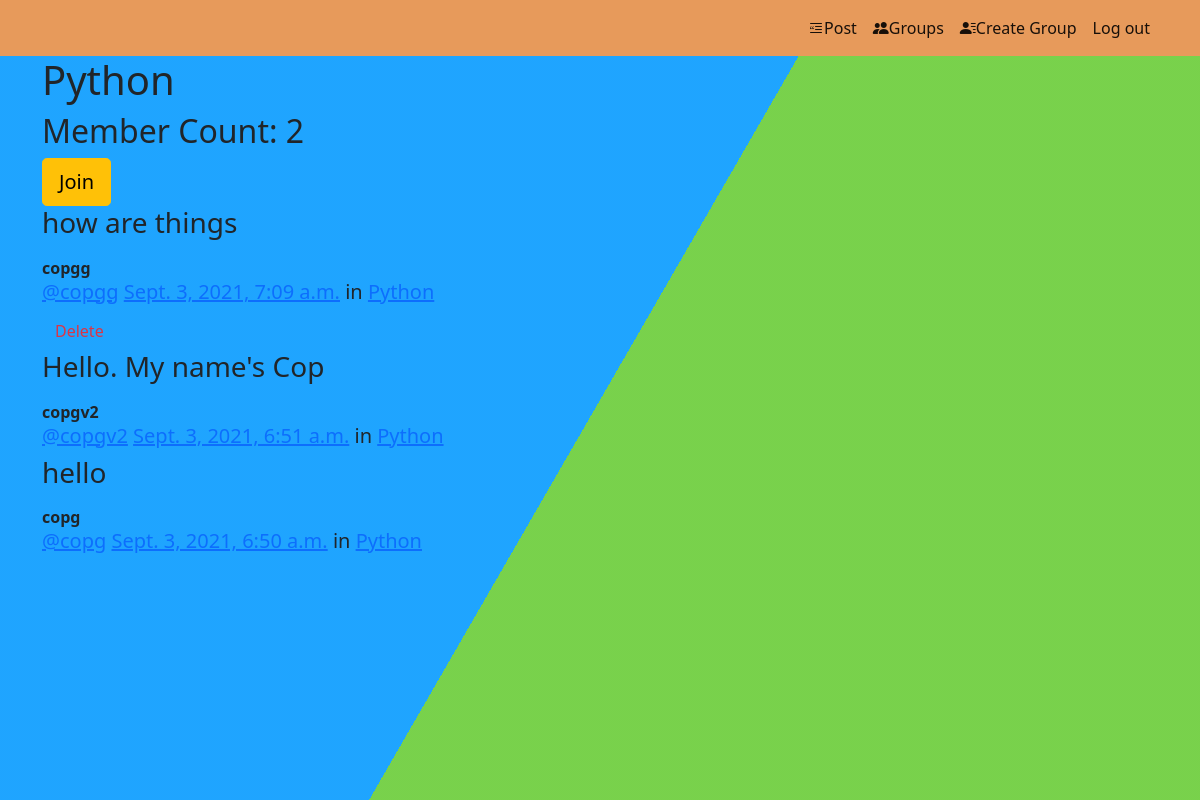
Page /groups/posts/in/python/ (signed in) on the committed database.
### groups/models.py (models this page shows, shortened)
class Group(models.Model):
    name = models.CharField(max_length=256,unique=True)
    slug = models.SlugField(max_length=256,unique=True)
    description = models.TextField(default='',blank=True)
    description_html = models.TextField(editable=False, default='', blank=True)
    members = models.ManyToManyField(User,through='GroupMember')
    class Meta:
        ordering = ['name']

### posts/models.py (models this page shows, shortened)
class Post(models.Model):
    user = models.ForeignKey(User, related_name='posts',
                             on_delete=models.CASCADE)
    created_at = models.DateTimeField(auto_now=True)
    message = models.TextField()
    message_html = models.TextField(editable=False)
    group = models.ForeignKey(
        Group, related_name='posts', null=True, blank=True, on_delete=models.CASCADE)
    class Meta:
        ordering = ["-created_at"]
        unique_together = ['user', 'message']

### groups/views.py (the view)
# urls.py: url(r"^posts/in/(?P<slug>[-\w]+)/$",views.SingleGroup.as_view(), name="single"),
class SingleGroup(generic.DetailView):
    model = Group

### groups/templates/groups/group_detail.html (shortened to what this page needs)
{% extends "groups/group_base.html" %}
{% block pregroup %}
<h1>{{group.name}}</h1>
<h2> Member Count: {{group.members.count}}</h2>
<div class="">
  {% if user in group.members.all %}
  <a href="{% url 'groups:leave' slug=group.slug %}" class="btn btn-lg btn-fill btn-warning"><span
      class="glyphicon glyphicon-remove-circle"></span> Leave</a>
  {% else %}
  <a href="{% url 'groups:join' slug=group.slug %}" class="btn btn-lg btn-fill btn-warning"> Join</a>
  {% endif %}
</div>
{% endblock %}
{% block group_content %}
<div class="col-md-8">
  {% if group.posts.count == 0 %}
  <h2>No posts in this group yet!</h2>
  {% else %}
  {% for post in group.posts.all %}
  {% include "posts/_post.html" %}
  {% endfor %}
  {% endif %}
</div>
{% endblock %}

### posts/templates/posts/_post.html (shortened to what this page needs)
<div class="post media">
	<h3>{{ post.message_html|safe }}</h3>
	<div class="media-body">
		<strong>{{ post.user.username }}</strong>
		<h5 class="media-heading">
			<span class="username"><a href="{% url 'posts:for_user' username=post.user.username %}">@{{ post.user.username }}</a></span>
			<time class="time"><a href="{% url 'posts:single' username=post.user.username pk=post.pk %}">{{ post.created_at }}</a></time>
			{% if post.group %}
			<span class="group-name">in <a href="#">{{ post.group.name }}</a></span>
			{% endif %}
		</h5>
		<div class="media-footer">
			{% if user.is_authenticated and post.user == user and not hide_delete %}
				<a href="{% url 'posts:delete' pk=post.pk %}" title="delete" class="btn btn-simple">
					<span class="text-danger icon-label">Delete</span>
				</a>
			{% endif %}
		</div>
	</div>
</div>

### static/mypro/css/mypro3.css (style rules this page uses)
html { height:100%; }
body { margin:0; }

### rows in the picture
Group: name "Python", members.count "2"
Post: message_html "how are things", user.username "copgg", created_at "Sept. 3, 2021, 7:09 a.m.", group.name "Python", shows "Delete"
Post: message_html "Hello. My name's Cop", user.username "copgv2", created_at "Sept. 3, 2021, 6:51 a.m.", group.name "Python"
Post: message_html "hello", user.username "copg", created_at "Sept. 3, 2021, 6:50 a.m.", group.name "Python"
